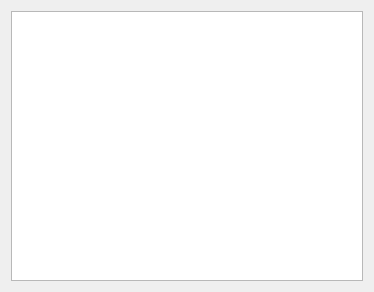
<?xml version="1.0" encoding="UTF-8"?>
<ui version="4.0">
 <class>Widget</class>
 <widget class="QWidget" name="Widget">
  <property name="geometry">
   <rect>
    <x>0</x>
    <y>0</y>
    <width>374</width>
    <height>292</height>
   </rect>
  </property>
  <property name="windowTitle">
   <string>Widget</string>
  </property>
  <layout class="QVBoxLayout" name="verticalLayout">
   <item>
    <widget class="QGraphicsView" name="graphicsView"/>
   </item>
  </layout>
 </widget>
 <layoutdefault spacing="6" margin="11"/>
 <resources/>
 <connections/>
</ui>
